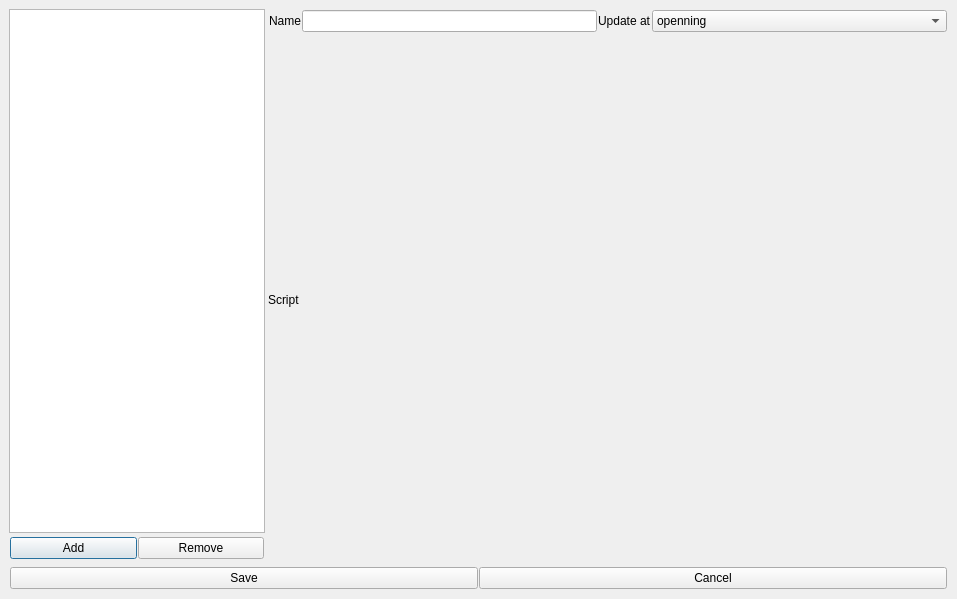
<?xml version="1.0" encoding="UTF-8"?>
<ui version="4.0">
 <class>MainWindow</class>
 <widget class="QDialog" name="MainWindow">
  <property name="geometry">
   <rect>
    <x>0</x>
    <y>0</y>
    <width>957</width>
    <height>599</height>
   </rect>
  </property>
  <property name="windowTitle">
   <string>Huds</string>
  </property>
  <layout class="QVBoxLayout" name="verticalLayout_8">
   <property name="leftMargin">
    <number>9</number>
   </property>
   <property name="topMargin">
    <number>9</number>
   </property>
   <property name="rightMargin">
    <number>9</number>
   </property>
   <property name="bottomMargin">
    <number>9</number>
   </property>
   <item>
    <layout class="QVBoxLayout" name="verticalLayout">
     <item>
      <layout class="QHBoxLayout" name="horizontalLayout_9" stretch="0,1">
       <property name="spacing">
        <number>3</number>
       </property>
       <item>
        <layout class="QVBoxLayout" name="verticalLayout_2">
         <item>
          <widget class="QListWidget" name="hudListWidget">
           <property name="selectionBehavior">
            <enum>QAbstractItemView::SelectRows</enum>
           </property>
          </widget>
         </item>
         <item>
          <layout class="QHBoxLayout" name="horizontalLayout_10">
           <property name="spacing">
            <number>1</number>
           </property>
           <property name="leftMargin">
            <number>1</number>
           </property>
           <property name="topMargin">
            <number>1</number>
           </property>
           <property name="rightMargin">
            <number>1</number>
           </property>
           <property name="bottomMargin">
            <number>1</number>
           </property>
           <item>
            <widget class="QPushButton" name="hudAddButton">
             <property name="text">
              <string>Add</string>
             </property>
            </widget>
           </item>
           <item>
            <widget class="QPushButton" name="hudDelButton">
             <property name="text">
              <string>Remove</string>
             </property>
            </widget>
           </item>
          </layout>
         </item>
        </layout>
       </item>
       <item>
        <widget class="QWidget" name="widget_2" native="true">
         <property name="minimumSize">
          <size>
           <width>80</width>
           <height>0</height>
          </size>
         </property>
         <layout class="QHBoxLayout" name="horizontalLayout_3">
          <property name="leftMargin">
           <number>0</number>
          </property>
          <property name="topMargin">
           <number>0</number>
          </property>
          <property name="rightMargin">
           <number>0</number>
          </property>
          <property name="bottomMargin">
           <number>0</number>
          </property>
          <item>
           <widget class="QWidget" name="widget" native="true">
            <property name="minimumSize">
             <size>
              <width>50</width>
              <height>0</height>
             </size>
            </property>
            <layout class="QVBoxLayout" name="verticalLayout_9">
             <property name="leftMargin">
              <number>0</number>
             </property>
             <property name="topMargin">
              <number>0</number>
             </property>
             <property name="rightMargin">
              <number>0</number>
             </property>
             <property name="bottomMargin">
              <number>0</number>
             </property>
             <item>
              <layout class="QVBoxLayout" name="Vlayout">
               <item>
                <layout class="QHBoxLayout" name="horizontalLayout_11" stretch="0,1,0,1">
                 <property name="spacing">
                  <number>1</number>
                 </property>
                 <property name="leftMargin">
                  <number>1</number>
                 </property>
                 <property name="topMargin">
                  <number>1</number>
                 </property>
                 <property name="rightMargin">
                  <number>1</number>
                 </property>
                 <property name="bottomMargin">
                  <number>1</number>
                 </property>
                 <item>
                  <widget class="QLabel" name="label_8">
                   <property name="text">
                    <string>Name</string>
                   </property>
                  </widget>
                 </item>
                 <item>
                  <widget class="QLineEdit" name="nameLineEdit">
                   <property name="toolTip">
                    <string>Name of the project</string>
                   </property>
                  </widget>
                 </item>
                 <item>
                  <widget class="QLabel" name="label_2">
                   <property name="text">
                    <string>Update at</string>
                   </property>
                  </widget>
                 </item>
                 <item>
                  <widget class="QComboBox" name="comboBox">
                   <item>
                    <property name="text">
                     <string>openning</string>
                    </property>
                   </item>
                   <item>
                    <property name="text">
                     <string>selection changed</string>
                    </property>
                   </item>
                   <item>
                    <property name="text">
                     <string>view refreshed</string>
                    </property>
                   </item>
                   <item>
                    <property name="text">
                     <string>on toggle</string>
                    </property>
                   </item>
                  </widget>
                 </item>
                </layout>
               </item>
               <item>
                <widget class="QLabel" name="label">
                 <property name="text">
                  <string>Script</string>
                 </property>
                </widget>
               </item>
              </layout>
             </item>
            </layout>
           </widget>
          </item>
         </layout>
        </widget>
       </item>
      </layout>
     </item>
     <item>
      <layout class="QHBoxLayout" name="horizontalLayout">
       <property name="spacing">
        <number>1</number>
       </property>
       <property name="leftMargin">
        <number>1</number>
       </property>
       <property name="topMargin">
        <number>1</number>
       </property>
       <property name="rightMargin">
        <number>1</number>
       </property>
       <property name="bottomMargin">
        <number>1</number>
       </property>
       <item>
        <widget class="QPushButton" name="saveButton">
         <property name="text">
          <string>Save</string>
         </property>
        </widget>
       </item>
       <item>
        <widget class="QPushButton" name="cancelButton">
         <property name="text">
          <string>Cancel</string>
         </property>
        </widget>
       </item>
      </layout>
     </item>
    </layout>
   </item>
  </layout>
 </widget>
 <resources/>
 <connections/>
</ui>
